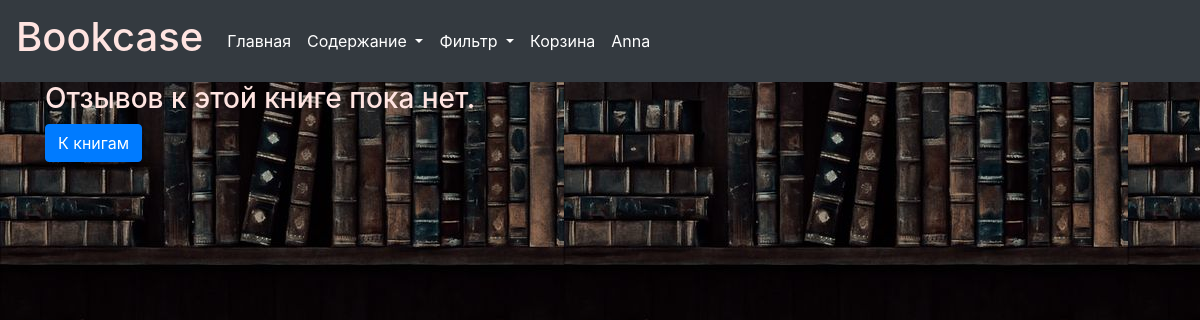
The page /books_review_show/2 (signed in) on the database as committed earlier.
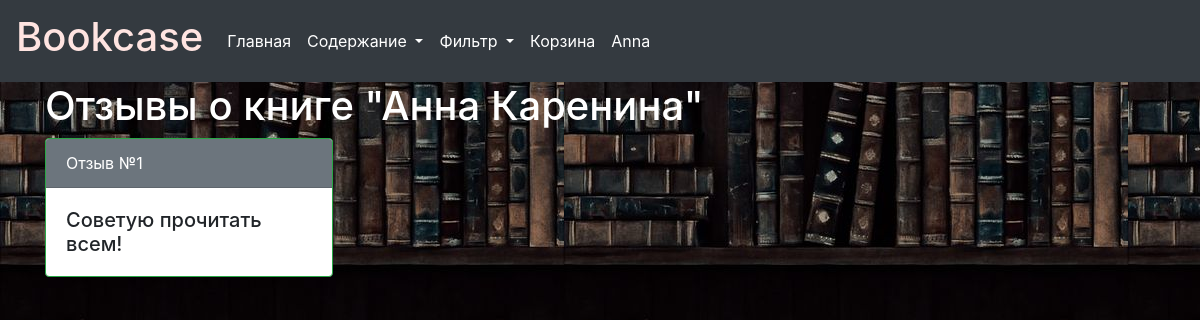
The same page on the database as committed later.
### data/users.py (models this page shows, shortened)
class User(SqlAlchemyBase, UserMixin, SerializerMixin):
    __tablename__ = 'users'
    id = sqlalchemy.Column(sqlalchemy.Integer,
                           primary_key=True, autoincrement=True)
    surname = sqlalchemy.Column(sqlalchemy.String, nullable=False)
    name = sqlalchemy.Column(sqlalchemy.String, nullable=False)
    nickname = sqlalchemy.Column(sqlalchemy.String, nullable=True)
    email = sqlalchemy.Column(sqlalchemy.String,
                              index=True, unique=True, nullable=False)
    hashed_password = sqlalchemy.Column(sqlalchemy.String, nullable=False)
    bought = sqlalchemy.Column(sqlalchemy.String, nullable=True)
    total_sum = sqlalchemy.Column(sqlalchemy.Integer, nullable=True)

### data/books.py (models this page shows)
class Books(SqlAlchemyBase, SerializerMixin):
    __tablename__ = 'books'
    id = sqlalchemy.Column(sqlalchemy.Integer,
                           primary_key=True, autoincrement=True)
    author_id = sqlalchemy.Column(sqlalchemy.Integer,
                                    sqlalchemy.ForeignKey("author.id"))
    title = sqlalchemy.Column(sqlalchemy.String, nullable=False)
    genre_id = sqlalchemy.Column(sqlalchemy.Integer, sqlalchemy.ForeignKey("genre.id"))
    date = sqlalchemy.Column(sqlalchemy.Integer, nullable=False)
    price = sqlalchemy.Column(sqlalchemy.Integer, nullable=False)
    cover = sqlalchemy.Column(sqlalchemy.String, nullable=False)
    review = sqlalchemy.Column(sqlalchemy.TEXT(10000), nullable=True)
    author = orm.relation("Author")
    genre = orm.relation("Genre")

### main.py (the view)
@app.route('/books_review_show/<int:book_id>', methods=["GET", "POST"])
@login_required
def books_review_show(book_id):
    session = db_session.create_session()
    book = session.query(Books).get(book_id)
    if book.review:
        reviews = book.review.strip('+').split('+')
        return render_template('books_review_show.html', title='Все отзывы о книге', book=book, reviews=reviews)
    return render_template('books_review_show.html', title='Все отзывы о книге',
                           book=book, err='Отзывов к этой книге пока нет.')

### data/db_session.py (called while the page is built)
def create_session() -> Session:
    global __factory
    return __factory()

### main.py (called while the page is built)
@login_manager.user_loader
def load_user(user_id):
    session = db_session.create_session()
    return session.query(User).get(user_id)

### templates/books_review_show.html
{% extends "base.html" %}
{% block content %}
{% if err %}
<h3>{{ err }}</h3>
 <a href="/books" class="btn btn-primary">К книгам</a>
{% else %}
 <h1>Отзывы о книге "{{ book.title }}"</h1>
 {% for r in reviews%}
<div class="card border-success mb-3" style="max-width: 18rem;">
  <div class="bg-secondary text-white card-header">Отзыв №{{ loop.index }}</div>
  <div class="card-body">
    <h5 class="card-text">{{ r }}</h5>
  </div>
</div>
{% endfor %}
{% endif %}
{%endblock%}

### templates/base.html (shortened to what this page needs)
<!DOCTYPE html>
<html lang="en">
<head>
    <link rel="stylesheet" href="https://stackpath.bootstrapcdn.com/bootstrap/4.4.1/css/bootstrap.min.css">
    <link rel="stylesheet" type="text/css" href="/static/css/style.css" />
</head>
  <body>
    <header>
        <nav class="navbar navbar-expand-lg navbar-dark bg-dark">
            <a class="navbar-brand" href="/"><p class="h1">Bookcase</p></a>
  <div class="collapse navbar-collapse" id="navbarSupportedContent">
    <ul class="navbar-nav mr-auto">
      <li class="nav-item active">
        <a class="nav-link" href="/">Главная</a>
      </li>
      <li class="nav-item dropdown active">
        <a class="nav-link dropdown-toggle" href="#" id="navbarDropdown"
           role="button" data-toggle="dropdown" aria-haspopup="true" aria-expanded="false">
            Содержание
        </a>
      </li>
        <li class="nav-item dropdown active">
        <a class="nav-link dropdown-toggle" href="#" id="navbarDropdown2" role="button" data-toggle="dropdown"
           aria-haspopup="true" aria-expanded="false">
          Фильтр
        </a>
        <li class="nav-item active">
        <a class="nav-link" href="/basket">Корзина<span class="sr-only">(current)</span></a>
        </li>
        </li>
        {% if current_user.is_authenticated %}
        <li class="nav-item active">
        <a class="nav-link" href="/logout">{{ current_user.nickname }}</a>
        </li>
        {% endif %}
    </ul>
  </div>
</nav>
    </header>
    <main role="main" class="container">
        {% block content %}{% endblock %}
    </main>
  </body>
</html>

### static/css/style.css (style rules this page uses)
h1 { color: #ffffff; }
body { background-image: url('bg2.jpg'); }
p { color: #ffe4e1; }

Rows that differ between the two databases and show on the page:
now on this page (row edited): Books: title "Анна Каренина"
Other text that changed with them:
{{ err }}: "Отзывов к этой книге пока нет." → (not shown)
text no longer shown: "К книгам"
text now shown: "Отзывы о книге \" \""
new list line: "Отзыв № 1 Советую прочитать всем!"
